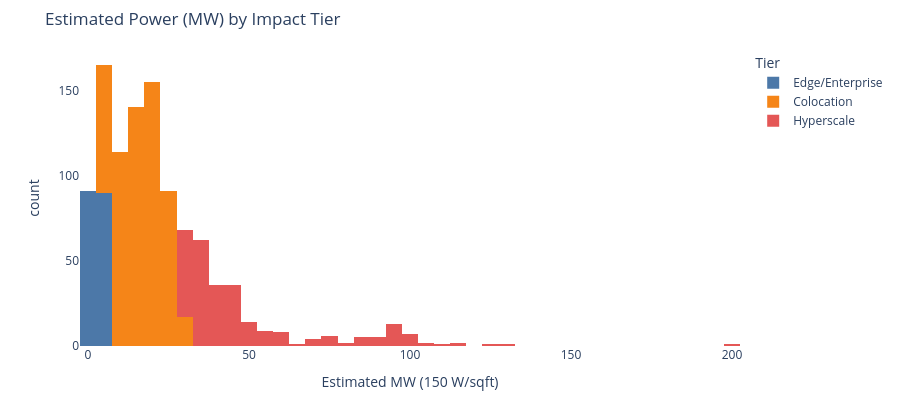

The notebook cell this image was saved under:
### Code cell
import plotly.express as px

tier_order = [TIER_LABELS[k] for k in sorted(TIER_LABELS)]

print("Impact tier distribution:")
print(df_buildings["impact_tier_label"].value_counts().reindex(tier_order).to_string())
print(f"\nTotal buildings: {len(df_buildings)}")

fig = px.histogram(
    df_buildings,
    x="est_mw",
    color="impact_tier_label",
    nbins=60,
    title="Estimated Power (MW) by Impact Tier",
    labels={"est_mw": "Estimated MW (150 W/sqft)", "impact_tier_label": "Tier"},
    category_orders={"impact_tier_label": tier_order},
    color_discrete_sequence=["#4C78A8", "#F58518", "#E45756"],
)
fig.update_layout(plot_bgcolor="white", height=400, margin={"t": 50, "b": 40})
fig.show()

### Figure 1 — Plotly figure (JSON) as saved in the notebook; plotly's stock layout.template omitted (floating-point values rounded to 4 significant figures; data arrays with more than 128 entries replaced by an {"elided": "..."} marker saying what was removed)
{"data": [{"bingroup": "x", "hovertemplate": "Tier=Edge/Enterprise<br>Estimated MW (150 W/sqft)=%{x}<br>count=%{y}<extra></extra>", "legendgroup": "Edge/Enterprise", "marker": {"color": "#4C78A8", "pattern": {"shape": ""}}, "name": "Edge/Enterprise", "nbinsx": 60, "orientation": "v", "showlegend": true, "type": "histogram", "x": {"elided": "181 float values"}, "xaxis": "x", "yaxis": "y"}, {"bingroup": "x", "hovertemplate": "Tier=Colocation<br>Estimated MW (150 W/sqft)=%{x}<br>count=%{y}<extra></extra>", "legendgroup": "Colocation", "marker": {"color": "#F58518", "pattern": {"shape": ""}}, "name": "Colocation", "nbinsx": 60, "orientation": "v", "showlegend": true, "type": "histogram", "x": {"elided": "592 float values"}, "xaxis": "x", "yaxis": "y"}, {"bingroup": "x", "hovertemplate": "Tier=Hyperscale<br>Estimated MW (150 W/sqft)=%{x}<br>count=%{y}<extra></extra>", "legendgroup": "Hyperscale", "marker": {"color": "#E45756", "pattern": {"shape": ""}}, "name": "Hyperscale", "nbinsx": 60, "orientation": "v", "showlegend": true, "type": "histogram", "x": {"elided": "267 float values"}, "xaxis": "x", "yaxis": "y"}], "layout": {"barmode": "relative", "height": 400, "legend": {"title": {"text": "Tier"}, "tracegroupgap": 0}, "margin": {"b": 40, "t": 50}, "plot_bgcolor": "white", "title": {"text": "Estimated Power (MW) by Impact Tier"}, "xaxis": {"anchor": "y", "domain": [0, 1], "title": {"text": "Estimated MW (150 W/sqft)"}}, "yaxis": {"anchor": "x", "domain": [0, 1], "title": {"text": "count"}}}}
